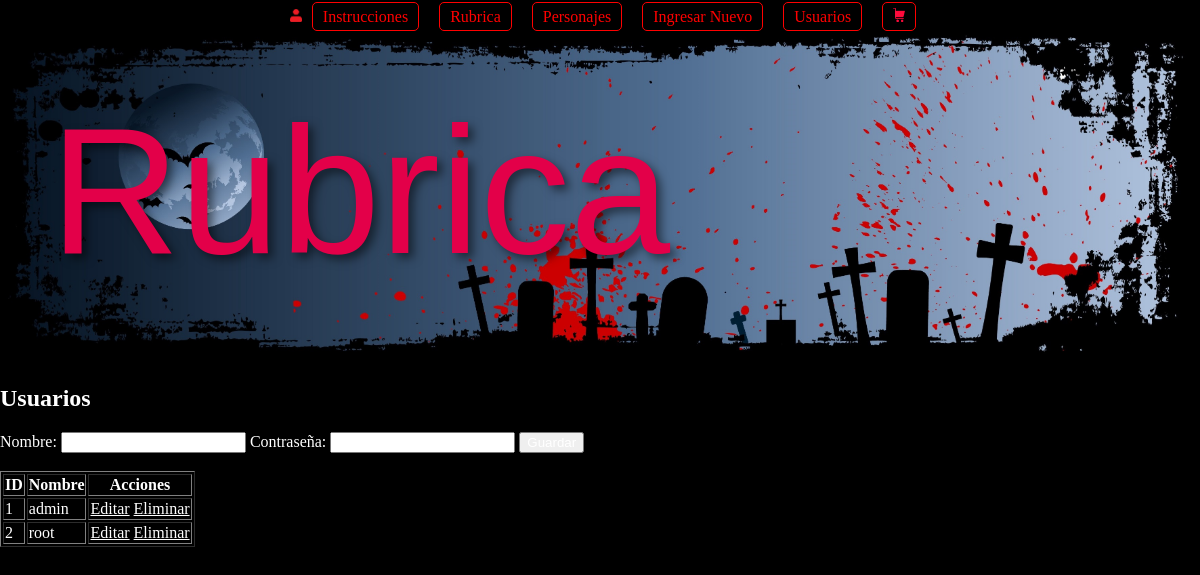
The app's page /usuarios.php with its own data.
### tables this page shows
CREATE TABLE `users` (
  `id` int(11) NOT NULL,
  `nombre` varchar(200) NOT NULL,
  `pass` varchar(200) NOT NULL
);

### conexion.php (called while the page is built, shortened)
<?php
class connexion extends PDO {
    public function mostrarUsuarios() {
        try {
            $stmt = $this->prepare("SELECT * FROM users");
            $stmt->execute();
            return $stmt->fetchAll(PDO::FETCH_ASSOC);
        } catch (PDOException $e) {
            echo("Error al mostrar los usuarios: " . $e->getMessage());
            return false;
        }
    }
}

### usuarios.php (the view, shortened to what this page needs)
<!DOCTYPE html>
<html>
<head>
    <link rel='stylesheet' type='text/css' media='screen' href='css/main.css'>
</head>
<body>
    <header class="content">
        <img class="ad-image" src="img/banner.jpg" alt="Publicidad">
        <div class="ad-image-text">Rubrica</div>
    </header>
    <nav id="menu" class="menu"></nav>
    <section>
    <?php
        require_once 'conexion.php';
        $database = new connexion();
        $usuarios = $database->mostrarUsuarios();
    ?>
    <h1>Usuarios</h1>
    <form method="post" id="usuarioForm" onsubmit="return validarFormulario()">
        <label for="nombre">Nombre:</label>
        <input type="text" name="nombre" id="nombre" required>
        <label for="pass">Contraseña:</label>
        <input type="password" name="pass" id="pass" required>
        <button type="submit" name="submit">Guardar</button>
    </form>
    <br>
    <table border="1">
        <tr>
            <th>ID</th>
            <th>Nombre</th>
            <th>Acciones</th>
        </tr>
        <?php foreach ($usuarios as $usuario): ?>
            <tr>
                <td><?php echo $usuario['id']; ?></td>
                <td><?php echo $usuario['nombre']; ?></td>
                <td>
                    <a href="usuarios.php?editar=<?php echo $usuario['id']; ?>">Editar</a>
                    <a href="usuarios.php?eliminar=<?php echo $usuario['id']; ?>">Eliminar</a>
                </td>
            </tr>
        <?php endforeach; ?>
    </table>
    </section>
</body>
</html>

### css/main.css (style rules this page uses)
body { margin: 0; padding: 0; background-color: black; }
.menu { position: fixed; top: 0; left: 0; width: 100%; background-color: black; color: #fff; padding: 8px; display: flex; justify-content: center; align-items: center; }
.content { margin-top: 15px; position: relative; text-align: center; }
.ad-image { display: block; width: 100%; height: auto; }
.ad-image-text { position: absolute; top: 50%; left: 30%; transform: translate(-50%, -50%); font-family: 'MiFuente', sans-serif; font-size: 180px; color: #E30049; text-shadow: 5px 5px 10px rgba(0, 0, 0, 0.5); }

### usuarios.php (style rules this page uses)
* { color: white; }

### records on screen
users: id "1", nombre "admin"
users: id "2", nombre "root"
